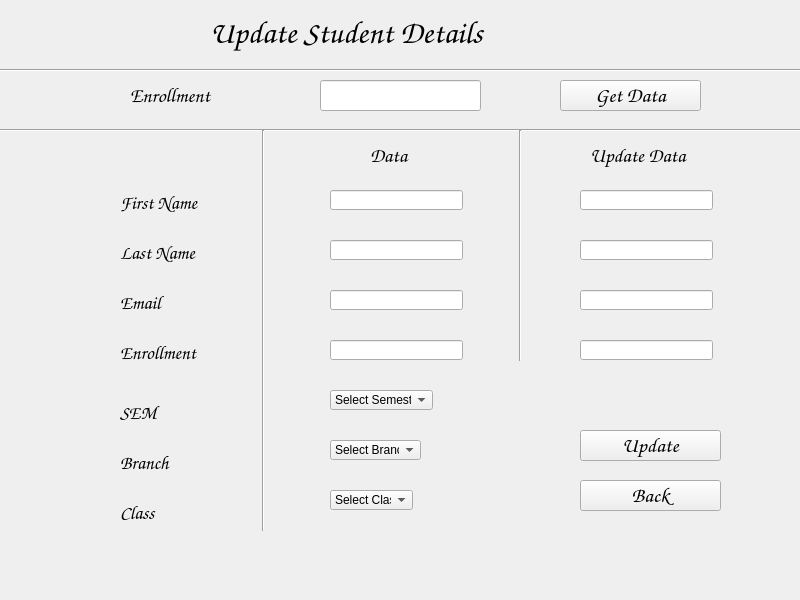
<?xml version="1.0" encoding="UTF-8"?>
<ui version="4.0">
 <class>MainWindow</class>
 <widget class="QMainWindow" name="MainWindow">
  <property name="geometry">
   <rect>
    <x>0</x>
    <y>0</y>
    <width>800</width>
    <height>600</height>
   </rect>
  </property>
  <property name="windowTitle">
   <string>MainWindow</string>
  </property>
  <widget class="QWidget" name="centralwidget">
   <widget class="QLabel" name="label">
    <property name="geometry">
     <rect>
      <x>210</x>
      <y>10</y>
      <width>381</width>
      <height>45</height>
     </rect>
    </property>
    <property name="font">
     <font>
      <family>Comic Sans MS</family>
      <pointsize>24</pointsize>
     </font>
    </property>
    <property name="text">
     <string>Update Student Details</string>
    </property>
   </widget>
   <widget class="Line" name="line">
    <property name="geometry">
     <rect>
      <x>-30</x>
      <y>60</y>
      <width>881</width>
      <height>20</height>
     </rect>
    </property>
    <property name="orientation">
     <enum>Qt::Horizontal</enum>
    </property>
   </widget>
   <widget class="QLabel" name="label_5">
    <property name="geometry">
     <rect>
      <x>130</x>
      <y>80</y>
      <width>121</width>
      <height>31</height>
     </rect>
    </property>
    <property name="font">
     <font>
      <family>Comic Sans MS</family>
      <pointsize>15</pointsize>
      <weight>50</weight>
      <bold>false</bold>
     </font>
    </property>
    <property name="text">
     <string>Enrollment</string>
    </property>
   </widget>
   <widget class="QLineEdit" name="lineEdit_4">
    <property name="geometry">
     <rect>
      <x>320</x>
      <y>80</y>
      <width>161</width>
      <height>31</height>
     </rect>
    </property>
   </widget>
   <widget class="QPushButton" name="pushButton_3">
    <property name="geometry">
     <rect>
      <x>560</x>
      <y>80</y>
      <width>141</width>
      <height>31</height>
     </rect>
    </property>
    <property name="font">
     <font>
      <family>Comic Sans MS</family>
      <pointsize>16</pointsize>
     </font>
    </property>
    <property name="text">
     <string>Get Data</string>
    </property>
   </widget>
   <widget class="Line" name="line_2">
    <property name="geometry">
     <rect>
      <x>-20</x>
      <y>120</y>
      <width>881</width>
      <height>20</height>
     </rect>
    </property>
    <property name="orientation">
     <enum>Qt::Horizontal</enum>
    </property>
   </widget>
   <widget class="QLabel" name="label_3">
    <property name="geometry">
     <rect>
      <x>120</x>
      <y>240</y>
      <width>93</width>
      <height>26</height>
     </rect>
    </property>
    <property name="font">
     <font>
      <family>Comic Sans MS</family>
      <pointsize>14</pointsize>
      <weight>50</weight>
      <bold>false</bold>
     </font>
    </property>
    <property name="text">
     <string>Last Name</string>
    </property>
   </widget>
   <widget class="QLabel" name="label_2">
    <property name="geometry">
     <rect>
      <x>120</x>
      <y>190</y>
      <width>98</width>
      <height>26</height>
     </rect>
    </property>
    <property name="font">
     <font>
      <family>Comic Sans MS</family>
      <pointsize>14</pointsize>
      <weight>50</weight>
      <bold>false</bold>
     </font>
    </property>
    <property name="text">
     <string>First Name</string>
    </property>
   </widget>
   <widget class="QLabel" name="label_6">
    <property name="geometry">
     <rect>
      <x>120</x>
      <y>340</y>
      <width>94</width>
      <height>26</height>
     </rect>
    </property>
    <property name="font">
     <font>
      <family>Comic Sans MS</family>
      <pointsize>14</pointsize>
      <weight>50</weight>
      <bold>false</bold>
     </font>
    </property>
    <property name="text">
     <string>Enrollment</string>
    </property>
   </widget>
   <widget class="QLineEdit" name="lineEdit_2">
    <property name="geometry">
     <rect>
      <x>330</x>
      <y>240</y>
      <width>133</width>
      <height>20</height>
     </rect>
    </property>
   </widget>
   <widget class="QLineEdit" name="lineEdit">
    <property name="geometry">
     <rect>
      <x>330</x>
      <y>190</y>
      <width>133</width>
      <height>20</height>
     </rect>
    </property>
   </widget>
   <widget class="QLineEdit" name="lineEdit_5">
    <property name="geometry">
     <rect>
      <x>330</x>
      <y>340</y>
      <width>133</width>
      <height>20</height>
     </rect>
    </property>
   </widget>
   <widget class="QLabel" name="label_4">
    <property name="geometry">
     <rect>
      <x>120</x>
      <y>290</y>
      <width>46</width>
      <height>26</height>
     </rect>
    </property>
    <property name="font">
     <font>
      <family>Comic Sans MS</family>
      <pointsize>14</pointsize>
      <weight>50</weight>
      <bold>false</bold>
     </font>
    </property>
    <property name="text">
     <string>Email</string>
    </property>
   </widget>
   <widget class="QLineEdit" name="lineEdit_3">
    <property name="geometry">
     <rect>
      <x>330</x>
      <y>290</y>
      <width>133</width>
      <height>20</height>
     </rect>
    </property>
   </widget>
   <widget class="QComboBox" name="comboBox">
    <property name="geometry">
     <rect>
      <x>330</x>
      <y>390</y>
      <width>103</width>
      <height>20</height>
     </rect>
    </property>
    <item>
     <property name="text">
      <string>Select Semester</string>
     </property>
    </item>
    <item>
     <property name="text">
      <string>1</string>
     </property>
    </item>
    <item>
     <property name="text">
      <string>2</string>
     </property>
    </item>
    <item>
     <property name="text">
      <string>3</string>
     </property>
    </item>
    <item>
     <property name="text">
      <string>4</string>
     </property>
    </item>
    <item>
     <property name="text">
      <string>5</string>
     </property>
    </item>
    <item>
     <property name="text">
      <string>6</string>
     </property>
    </item>
    <item>
     <property name="text">
      <string>7</string>
     </property>
    </item>
    <item>
     <property name="text">
      <string>8</string>
     </property>
    </item>
   </widget>
   <widget class="QLabel" name="label_8">
    <property name="geometry">
     <rect>
      <x>120</x>
      <y>500</y>
      <width>44</width>
      <height>26</height>
     </rect>
    </property>
    <property name="font">
     <font>
      <family>Comic Sans MS</family>
      <pointsize>14</pointsize>
      <weight>50</weight>
      <bold>false</bold>
     </font>
    </property>
    <property name="text">
     <string>Class</string>
    </property>
   </widget>
   <widget class="QComboBox" name="comboBox_2">
    <property name="geometry">
     <rect>
      <x>330</x>
      <y>440</y>
      <width>91</width>
      <height>20</height>
     </rect>
    </property>
    <item>
     <property name="text">
      <string>Select Branch</string>
     </property>
    </item>
    <item>
     <property name="text">
      <string>CE</string>
     </property>
    </item>
    <item>
     <property name="text">
      <string>ME</string>
     </property>
    </item>
    <item>
     <property name="text">
      <string>IT</string>
     </property>
    </item>
    <item>
     <property name="text">
      <string>EC</string>
     </property>
    </item>
    <item>
     <property name="text">
      <string/>
     </property>
    </item>
   </widget>
   <widget class="QLabel" name="label_7">
    <property name="geometry">
     <rect>
      <x>120</x>
      <y>400</y>
      <width>42</width>
      <height>26</height>
     </rect>
    </property>
    <property name="font">
     <font>
      <family>Comic Sans MS</family>
      <pointsize>14</pointsize>
      <weight>50</weight>
      <bold>false</bold>
     </font>
    </property>
    <property name="text">
     <string>SEM</string>
    </property>
   </widget>
   <widget class="QComboBox" name="comboBox_3">
    <property name="geometry">
     <rect>
      <x>330</x>
      <y>490</y>
      <width>83</width>
      <height>20</height>
     </rect>
    </property>
    <item>
     <property name="text">
      <string>Select Class</string>
     </property>
    </item>
    <item>
     <property name="text">
      <string>A</string>
     </property>
    </item>
    <item>
     <property name="text">
      <string>B</string>
     </property>
    </item>
    <item>
     <property name="text">
      <string>C</string>
     </property>
    </item>
   </widget>
   <widget class="QLabel" name="label_9">
    <property name="geometry">
     <rect>
      <x>120</x>
      <y>450</y>
      <width>61</width>
      <height>26</height>
     </rect>
    </property>
    <property name="font">
     <font>
      <family>Comic Sans MS</family>
      <pointsize>14</pointsize>
      <weight>50</weight>
      <bold>false</bold>
     </font>
    </property>
    <property name="text">
     <string>Branch</string>
    </property>
   </widget>
   <widget class="QLineEdit" name="lineEdit_6">
    <property name="geometry">
     <rect>
      <x>580</x>
      <y>340</y>
      <width>133</width>
      <height>20</height>
     </rect>
    </property>
   </widget>
   <widget class="QLineEdit" name="lineEdit_7">
    <property name="geometry">
     <rect>
      <x>580</x>
      <y>240</y>
      <width>133</width>
      <height>20</height>
     </rect>
    </property>
   </widget>
   <widget class="QLineEdit" name="lineEdit_8">
    <property name="geometry">
     <rect>
      <x>580</x>
      <y>190</y>
      <width>133</width>
      <height>20</height>
     </rect>
    </property>
   </widget>
   <widget class="QLineEdit" name="lineEdit_9">
    <property name="geometry">
     <rect>
      <x>580</x>
      <y>290</y>
      <width>133</width>
      <height>20</height>
     </rect>
    </property>
   </widget>
   <widget class="Line" name="line_3">
    <property name="geometry">
     <rect>
      <x>253</x>
      <y>130</y>
      <width>20</width>
      <height>401</height>
     </rect>
    </property>
    <property name="orientation">
     <enum>Qt::Vertical</enum>
    </property>
   </widget>
   <widget class="Line" name="line_4">
    <property name="geometry">
     <rect>
      <x>510</x>
      <y>130</y>
      <width>20</width>
      <height>231</height>
     </rect>
    </property>
    <property name="orientation">
     <enum>Qt::Vertical</enum>
    </property>
   </widget>
   <widget class="QLabel" name="label_10">
    <property name="geometry">
     <rect>
      <x>590</x>
      <y>140</y>
      <width>121</width>
      <height>31</height>
     </rect>
    </property>
    <property name="font">
     <font>
      <family>Comic Sans MS</family>
      <pointsize>15</pointsize>
      <weight>50</weight>
      <bold>false</bold>
     </font>
    </property>
    <property name="text">
     <string>Update Data</string>
    </property>
   </widget>
   <widget class="QLabel" name="label_11">
    <property name="geometry">
     <rect>
      <x>370</x>
      <y>140</y>
      <width>71</width>
      <height>31</height>
     </rect>
    </property>
    <property name="font">
     <font>
      <family>Comic Sans MS</family>
      <pointsize>15</pointsize>
      <weight>50</weight>
      <bold>false</bold>
     </font>
    </property>
    <property name="text">
     <string>Data</string>
    </property>
   </widget>
   <widget class="QPushButton" name="pushButton_4">
    <property name="geometry">
     <rect>
      <x>580</x>
      <y>430</y>
      <width>141</width>
      <height>31</height>
     </rect>
    </property>
    <property name="font">
     <font>
      <family>Comic Sans MS</family>
      <pointsize>16</pointsize>
     </font>
    </property>
    <property name="text">
     <string>Update</string>
    </property>
   </widget>
   <widget class="QPushButton" name="pushButton_5">
    <property name="geometry">
     <rect>
      <x>580</x>
      <y>480</y>
      <width>141</width>
      <height>31</height>
     </rect>
    </property>
    <property name="font">
     <font>
      <family>Comic Sans MS</family>
      <pointsize>16</pointsize>
     </font>
    </property>
    <property name="text">
     <string>Back</string>
    </property>
   </widget>
  </widget>
 </widget>
 <resources/>
 <connections/>
</ui>
